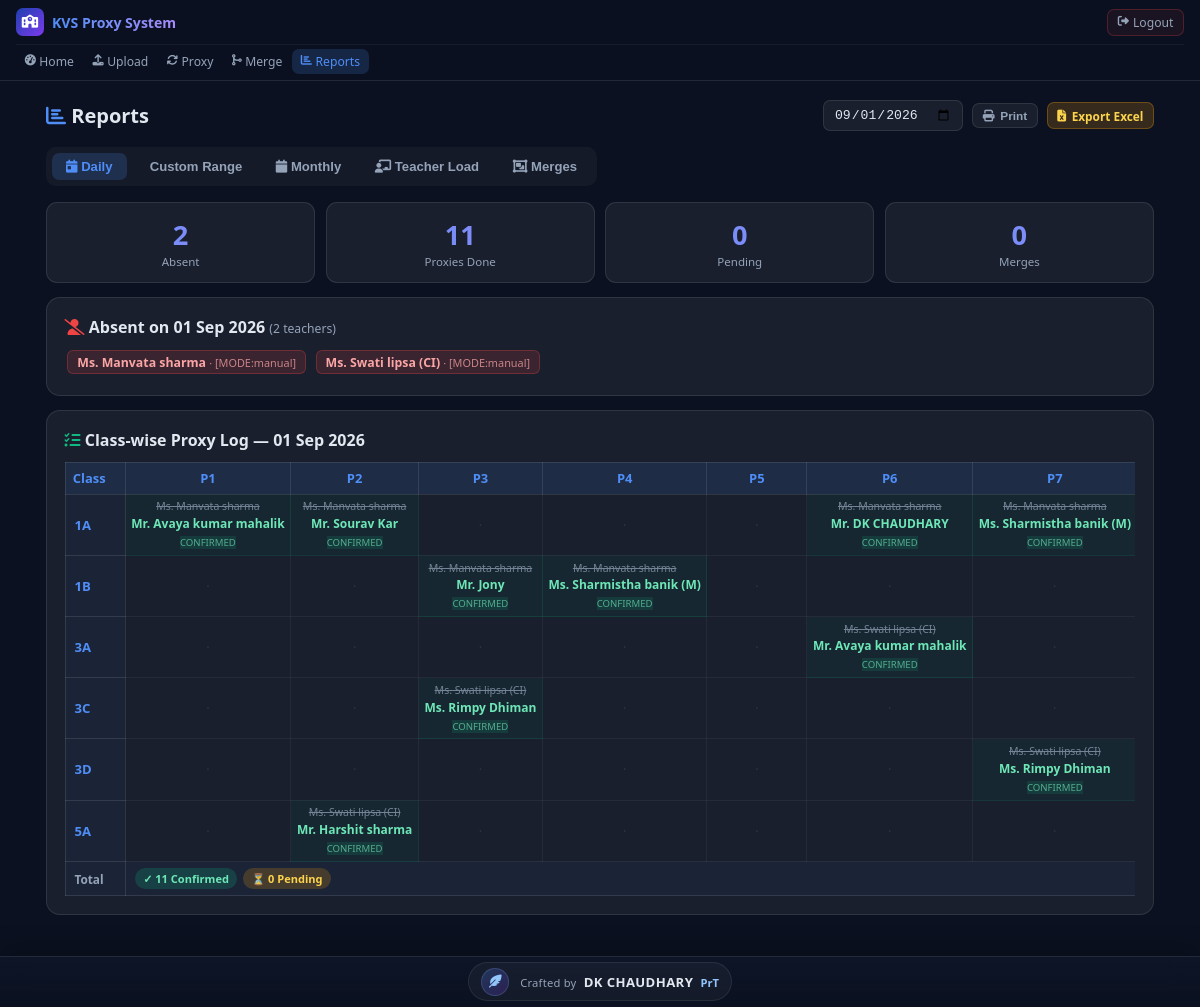
The page /reports (signed in) on the database its author committed.
### database/models.py (models this page shows, shortened)
class Absence(db.Model):
    __tablename__ = 'absence'
    id          = db.Column(db.Integer, primary_key=True)
    teacher_id  = db.Column(db.Integer, db.ForeignKey('teacher.id'), nullable=False)
    absent_date = db.Column(db.Date, nullable=False)
    reason      = db.Column(db.String(200))
    __table_args__ = (
        db.UniqueConstraint('teacher_id', 'absent_date', name='uq_absence'),
    )

class Teacher(db.Model):
    __tablename__ = 'teacher'
    id              = db.Column(db.Integer, primary_key=True)
    name            = db.Column(db.String(100), unique=True, nullable=False)   # short code e.g. 'MS'
    full_name       = db.Column(db.String(150))                                # editable later
    subject         = db.Column(db.String(50))
    level           = db.Column(db.String(20), default='both')                 # lower_primary | upper_primary | both
    status          = db.Column(db.String(20), default='active')               # active | inactive
    max_daily_proxy = db.Column(db.Integer, default=2)
    max_weekly_proxy= db.Column(db.Integer, default=8)
    is_blocked      = db.Column(db.Boolean, default=False)
    absences        = db.relationship('Absence', backref='teacher', lazy='dynamic')
    load_summary    = db.relationship('TeacherLoadSummary', backref='teacher', uselist=False)
    @property
    def display_name(self):
        return self.full_name or self.name

class ProxyAssignment(db.Model):
    __tablename__ = 'proxy_assignment'
    id                  = db.Column(db.Integer, primary_key=True)
    date                = db.Column(db.Date,    nullable=False)
    day                 = db.Column(db.String(10), nullable=False)
    period_no           = db.Column(db.Integer, nullable=False)
    class_id            = db.Column(db.Integer, db.ForeignKey('class.id'),   nullable=False)
    original_teacher_id = db.Column(db.Integer, db.ForeignKey('teacher.id'), nullable=False)
    proxy_teacher_id    = db.Column(db.Integer, db.ForeignKey('teacher.id'), nullable=True)
    score               = db.Column(db.Float,   default=0)
    status              = db.Column(db.String(20), default='confirmed')  # always 'confirmed' once saved
    reason              = db.Column(db.String(1000))
    class_           = db.relationship('Class',   foreign_keys=[class_id])
    original_teacher = db.relationship('Teacher', foreign_keys=[original_teacher_id])
    proxy_teacher    = db.relationship('Teacher', foreign_keys=[proxy_teacher_id])
    __table_args__ = (
        db.UniqueConstraint('date', 'period_no', 'class_id', name='uq_proxy_slot'),
    )

### routes/dashboard_routes.py (the view)
@dashboard_bp.route('/reports')
def reports():
    tab = request.args.get('tab', 'daily')
    date_str = request.args.get('date', date.today().strftime('%Y-%m-%d'))
    try:
        ref_date = datetime.strptime(date_str, '%Y-%m-%d').date()
    except Exception:
        ref_date = date.today()
    daily        = get_daily_report(ref_date)
    weekly       = get_weekly_report(ref_date)
    monthly      = get_monthly_report(ref_date)
    teacher_load = get_teacher_load_report()
    merges       = get_merge_report()
    from_str = request.args.get('from_date', date_str)
    to_str   = request.args.get('to_date',   date_str)
    try:
        from_date = datetime.strptime(from_str, '%Y-%m-%d').date()
    except Exception:
        from_date = ref_date
    try:
        to_date = datetime.strptime(to_str, '%Y-%m-%d').date()
    except Exception:
        to_date = ref_date
    custom = get_custom_report(from_date, to_date)
    return render_template('reports.html',
                           tab=tab, ref_date=ref_date, date_str=date_str,
                           from_str=from_str, to_str=to_str,
                           daily=daily, custom=custom, weekly=weekly, monthly=monthly,
                           teacher_load=teacher_load, merges=merges)

### database/models.py (called while the page is built)
    @property
    def label(self):
        return f"{self.class_name}{self.section}"

### services/availability_service.py (called while the page is built, shortened)
def get_or_create_backup_teachers():
    from database.models import db, Teacher
    existing = {
        t.name: t
        for t in Teacher.query.filter(Teacher.name.in_(BACKUP_TEACHER_NAMES)).all()
    }
    missing = [n for n in BACKUP_TEACHER_NAMES if n not in existing]
    return [existing[n] for n in BACKUP_TEACHER_NAMES if n in existing]

def get_merge_excluded_counts(proxies):
    from collections import defaultdict
    from database.models import ClassDayMerge
    raw_by_teacher_date = defaultdict(int)
    for p in proxies:
        if p.proxy_teacher_id:
            raw_by_teacher_date[(p.proxy_teacher_id, p.date)] += 1
    if not raw_by_teacher_date:
        return {}
    dates = {d for (_, d) in raw_by_teacher_date}
    teacher_ids = {tid for (tid, _) in raw_by_teacher_date}
    merges = ClassDayMerge.query.filter(ClassDayMerge.date.in_(dates)).all()
    merged_by_date = defaultdict(set)
    for m in merges:
        merged_by_date[m.date].add(m.going_class_id)
    if not merged_by_date:
        return {}

def total_merge_excluded_count(proxies):
    return sum(get_merge_excluded_counts(proxies).values())

### services/report_service.py (called while the page is built)
def _apply_merge_exclusion(counts, proxies):
    excluded = get_merge_excluded_counts(proxies)
    for (tid, d), n in excluded.items():
        if tid in counts and d in counts[tid]:
            counts[tid][d] = max(0, counts[tid][d] - n)

def _backup_rows(counts, dates):
    rows = []
    for t in get_or_create_backup_teachers():
        daily = {d: counts[t.id].get(d, 0) for d in dates}
        total = sum(daily.values())
        rows.append({
            'teacher':      t,
            'daily_counts': daily,
            'dates':        dates,
            'total':        total,
        })
    return rows

def _week_start(d=None):
    d = d or date.today()
    return d - timedelta(days=d.weekday())   # Monday

def _week_end(d=None):
    return _week_start(d) + timedelta(days=5)

def _month_start(d=None):
    d = d or date.today()
    return d.replace(day=1)

def get_merge_report():
    return ClassDayMerge.query.order_by(ClassDayMerge.date.desc()).limit(50).all()

### templates/reports.html (shortened to what this page needs)
{% extends 'base.html' %}
{% block content %}
<div class="flex" style="justify-content:space-between;flex-wrap:wrap;margin-bottom:1rem;">
  <h1 style="margin:0"><i class="fa fa-chart-bar" style="color:var(--accent)"></i> Reports</h1>
  <div class="flex no-print">
    {% if tab != 'custom' %}
    <input type="date" id="pick-date" value="{{ date_str }}"
           onchange="location.href='/reports?tab={{ tab }}&date='+this.value"
           style="width:auto;padding:.38rem .65rem;font-size:.82rem;"/>
    {% else %}
    <input type="date" id="pick-date" value="{{ date_str }}" style="display:none;"/>
    {% endif %}
    <button class="btn btn-ghost btn-sm" onclick="window.print()"><i class="fa fa-print"></i> Print</button>
    {% if tab != 'custom' %}
    <a id="export-btn" href="/export/excel?tab={{ tab }}&date={{ date_str }}" class="btn btn-warn btn-sm no-print">
      <i class="fa fa-file-excel"></i> Export Excel
    </a>
    {% endif %}
  </div>
</div>
<div class="tab-bar no-print">
  <button class="tab {% if tab=='daily' %}active{% endif %}" onclick="switchTab('daily')">
    <i class="fa fa-calendar-day"></i> Daily
  </button>
  <button class="tab {% if tab=='custom' %}active{% endif %}" onclick="switchTab('custom')">
     Custom Range
  </button>
  <button class="tab {% if tab=='monthly' %}active{% endif %}" onclick="switchTab('monthly')">
    <i class="fa fa-calendar"></i> Monthly
  </button>
  <button class="tab {% if tab=='teachers' %}active{% endif %}" onclick="switchTab('teachers')">
    <i class="fa fa-chalkboard-user"></i> Teacher Load
  </button>
  <button class="tab {% if tab=='merges' %}active{% endif %}" onclick="switchTab('merges')">
    <i class="fa fa-object-group"></i> Merges
  </button>
</div>
{% if tab == 'daily' %}
<div class="stats-row gap">
  <div class="stat"><div class="num">{{ daily.absences|length }}</div><div class="lbl">Absent</div></div>
  <div class="stat"><div class="num text-green">{{ daily.confirmed_count }}</div><div class="lbl">Proxies Done</div></div>
  <div class="stat"><div class="num text-warn">{{ daily.pending_count }}</div><div class="lbl">Pending</div></div>
  <div class="stat"><div class="num">{{ daily.merge_count }}</div><div class="lbl">Merges</div></div>
</div>
<div class="card gap">
  <h2 style="margin-bottom:.6rem;">
    <i class="fa fa-user-slash" style="color:var(--red)"></i>
    Absent on {{ ref_date.strftime('%d %b %Y') }}
    <span style="font-size:.76rem;font-weight:400;color:var(--muted);">({{ daily.absences|length }} teacher{{ 's' if daily.absences|length != 1 }})</span>
  </h2>
  {% if daily.absences %}
    {% for ab in daily.absences %}
    <span class="abs-tag">
      {{ ab.teacher.display_name }}
      {% if ab.reason %}<span class="abs-reason"> · {{ ab.reason }}</span>{% endif %}
    </span>
    {% endfor %}
  {% else %}
    <p class="text-muted" style="font-size:.84rem;"><i class="fa fa-circle-check" style="color:var(--green)"></i> No absences — all teachers present.</p>
  {% endif %}
</div>
<div class="card">
  <h2><i class="fa fa-list-check" style="color:var(--green)"></i>
    Class-wise Proxy Log — {{ ref_date.strftime('%d %b %Y') }}
  </h2>
  {% if daily.proxies %}
  <div class="tbl-wrap">
  <table class="cw-table">
    <thead>
      <tr>
        <th class="cw-cls">Class</th>
        <th class="cw-ph">P1</th><th class="cw-ph">P2</th><th class="cw-ph">P3</th>
        <th class="cw-ph">P4</th><th class="cw-ph">P5</th><th class="cw-ph">P6</th>
        <th class="cw-ph">P7</th><th class="cw-ph">P8</th>
      </tr>
    </thead>
    <tbody>
    {%- set seen_classes = [] -%}
    {% for clabel in seen_classes | sort %}
    <tr>
      <td class="cw-cls-cell"><strong>{{ clabel }}</strong></td>
      {% for pn in range(1, 9) %}
        {%- set found = namespace(p=None) -%}
        {%- for px in daily.proxies -%}
          {%- if px.class_ and px.class_.label == clabel and px.period_no == pn -%}
            {%- set found.p = px -%}
          {%- endif -%}
        {%- endfor -%}
      <td class="cw-cell{% if found.p %} cw-filled{% endif %}">
        {% if found.p %}
          <div class="cw-absent">{{ found.p.original_teacher.display_name if found.p.original_teacher else '' }}</div>
          <div class="cw-proxy">
            {%- if found.p.proxy_teacher -%}
              {{ found.p.proxy_teacher.display_name }}
            {%- else -%}
              <span style="color:var(--red);font-size:.65rem;">Pending</span>
            {%- endif -%}
          </div>
          <div class="cw-st badge-{{ found.p.status }}">{{ found.p.status }}</div>
        {% else %}<span class="cw-empty">·</span>{% endif %}
      </td>
      {% endfor %}
    </tr>
    {% endfor %}
    </tbody>
    <tfoot>
      <tr>
        <td class="cw-cls-cell" style="font-weight:700;font-size:.74rem;color:var(--muted);">Total</td>
        <td colspan="8" style="padding:.42rem .6rem;font-size:.78rem;">
          <span class="badge badge-confirmed">✓ {{ daily.confirmed_count }} Confirmed</span>&nbsp;
          <span class="badge badge-pending">⏳ {{ daily.pending_count }} Pending</span>
        </td>
      </tr>
    </tfoot>
  </table>
  </div>
  {% else %}
    <p class="text-muted" style="font-size:.84rem;">No proxy records for {{ ref_date.strftime('%d %b %Y') }}.</p>
  {% endif %}
</div>
{% endif %}
{% endblock %}

### templates/base.html (style rules this page uses)
:root { --bg: #0b1120; --card: rgba(255,255,255,.06); --border: rgba(255,255,255,.1); --accent: #4f8ef7; --violet: #7c3aed; --green: #10b981; --warn: #f59e0b; --red: #ef4444; --text: #e2e8f0; --muted: #94a3b8; }
*, *::before, *::after { box-sizing: border-box; margin: 0; padding: 0; }
body { background: var(--bg); color: var(--text); font-family: 'Segoe UI', sans-serif; min-height: 100vh; }
.card { background: var(--card); border: 1px solid var(--border); border-radius: 14px; padding: 1.1rem; }
.card + .card { margin-top: .9rem; }
.stats-row { display: grid; grid-template-columns: repeat(auto-fit,minmax(140px,1fr)); gap: .65rem; margin-bottom: 1rem; }
.stat { background: var(--card); border: 1px solid var(--border); border-radius: 11px; padding: .8rem; text-align: center; }
.stat .num { font-size: 1.7rem; font-weight: 700; background: linear-gradient(90deg,#4f8ef7,#a78bfa); -webkit-background-clip: text; -webkit-text-fill-color: transparent; }
.stat .lbl { font-size: .72rem; color: var(--muted); margin-top: .1rem; }
.btn { display: inline-flex; align-items: center; gap: .35rem; padding: .44rem .9rem; border: none; border-radius: 7px; cursor: pointer; font-size: .83rem; font-weight: 600; text-decoration: none; transition: .15s; white-space: nowrap; }
.btn-warn { background: rgba(245,158,11,.18); color: #fcd34d; border: 1px solid rgba(245,158,11,.3); }
.btn-ghost { background: rgba(255,255,255,.06); color: var(--muted); border: 1px solid var(--border); }
.btn-sm { padding: .28rem .6rem; font-size: .74rem; }
select, input[type=text], input[type=date], input[type=number] { width: 100%; background: rgba(255,255,255,.06); border: 1px solid var(--border); color: var(--text); padding: .45rem .7rem; border-radius: 7px; font-size: .84rem; outline: none; transition: .15s; }
.tbl-wrap { overflow-x: auto; }
table { width: 100%; border-collapse: collapse; }
th, td { padding: .5rem .75rem; text-align: left; font-size: .81rem; border-bottom: 1px solid var(--border); }
th { color: var(--muted); font-weight: 600; background: rgba(255,255,255,.03); }
.badge { display: inline-block; padding: .16rem .5rem; border-radius: 20px; font-size: .69rem; font-weight: 700; }
.badge-confirmed { background: rgba(16,185,129,.2); color: #6ee7b7; }
.badge-pending { background: rgba(245,158,11,.2); color: #fcd34d; }
.flex { display: flex; align-items: center; gap: .55rem; flex-wrap: wrap; }
h1 { font-size: 1.25rem; font-weight: 700; margin-bottom: .9rem; }
h2 { font-size: 1rem; font-weight: 700; margin-bottom: .7rem; }
.gap { margin-bottom: .9rem; }
.text-green { color: #6ee7b7; }
.text-warn { color: #fcd34d; }

### rows shown on the page
Absence: teacher.display_name "Ms. Manvata sharma", reason "[MODE:manual]"
Absence: teacher.display_name "Ms. Swati lipsa (CI)", reason "[MODE:manual]"
Teacher: p.original_teacher "Ms. Manvata sharma" "Ms. Manvata sharma" "Ms. Manvata sharma" "Ms. Manvata sharma" "Ms. Manvata sharma" "Ms. Manvata sharma"
Teacher: p.proxy_teacher.display_name "Mr. Avaya kumar mahalik" "Mr. Avaya kumar mahalik"
ProxyAssignment: p.status "CONFIRMED"
Teacher: p.proxy_teacher.display_name "Mr. Sourav Kar"
ProxyAssignment: p.status "CONFIRMED"
Teacher: p.proxy_teacher.display_name "Mr. DK CHAUDHARY"
ProxyAssignment: p.status "CONFIRMED"
Teacher: p.proxy_teacher.display_name "Ms. Sharmistha banik (M)" "Ms. Sharmistha banik (M)"
ProxyAssignment: p.status "CONFIRMED"
Teacher: p.proxy_teacher.display_name "Mr. Jony"
ProxyAssignment: p.status "CONFIRMED"
ProxyAssignment: p.status "CONFIRMED"
Teacher: p.original_teacher "Ms. Swati lipsa (CI)" "Ms. Swati lipsa (CI)" "Ms. Swati lipsa (CI)" "Ms. Swati lipsa (CI)"
ProxyAssignment: p.status "CONFIRMED"
Teacher: p.proxy_teacher.display_name "Ms. Rimpy Dhiman" "Ms. Rimpy Dhiman"
ProxyAssignment: p.status "CONFIRMED"
ProxyAssignment: p.status "CONFIRMED"
Teacher: p.proxy_teacher.display_name "Mr. Harshit sharma"
ProxyAssignment: p.status "CONFIRMED"

### other values the page prints
{{ daily.absences|length }} "2"
{{ daily.confirmed_count }} "11"
{{ daily.pending_count }} "0"
{{ daily.merge_count }} "0"
{{ ref_date.strftime('%d %b %Y') }} "01 Sep 2026"
{{ 's' if daily.absences|length != 1 }} "s"
{{ clabel }} "1A" "1B" "3A" "3C" "3D" "5A"
